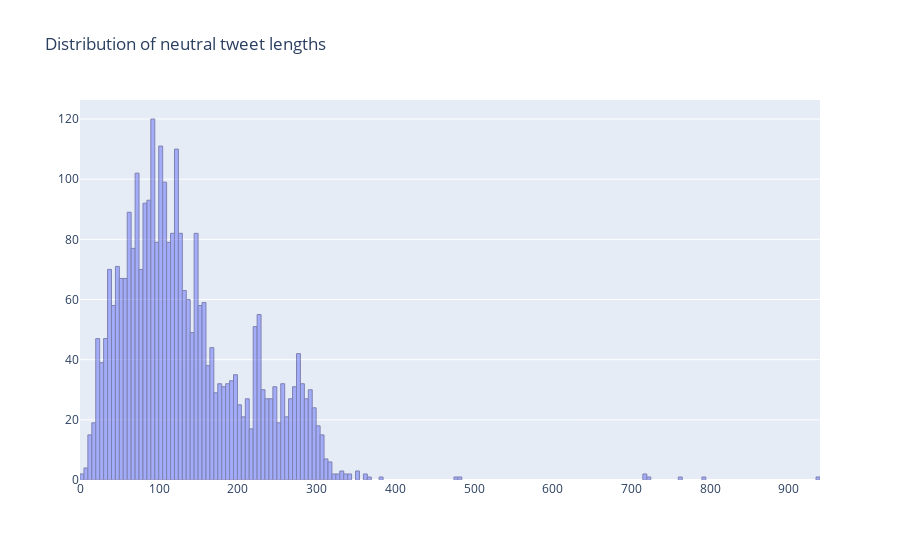
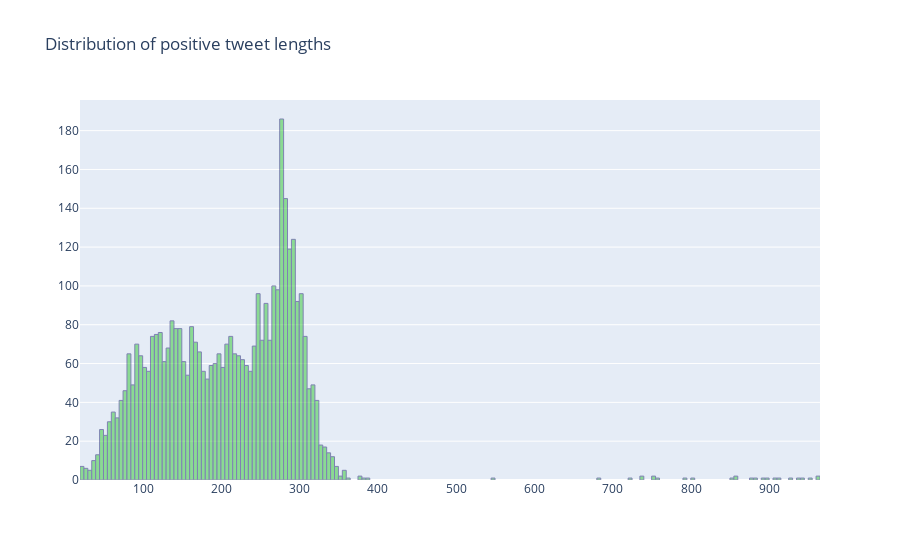
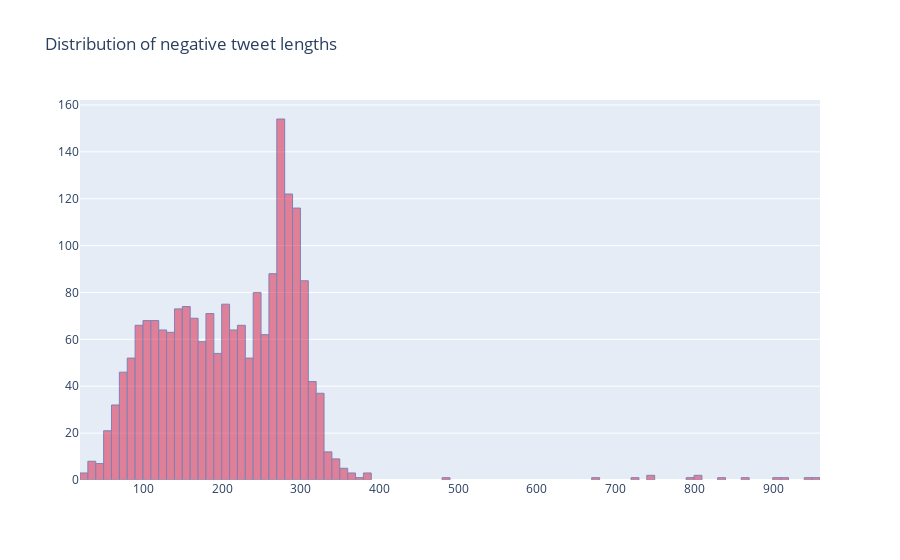

Notebook code cell kept with these figures, in order:
### Code cell
x1 = neutral.Length.values
x2 = positive.Length.values
x3 = negative.Length.values

fig = go.Figure(data=[go.Histogram(x=x1,
                                   marker_line_width=1, 
                                   marker_line_color="midnightblue", 
                                   xbins_size = 5,
                                   opacity = 0.5)])

fig.update_layout(title_text='Distribution of neutral tweet lengths')
fig.show()

fig = go.Figure(data=[go.Histogram(x=x2,
                                   marker_line_width=1, 
                                   marker_color='rgb(50,202,50)', 
                                   marker_line_color="midnightblue", 
                                   xbins_size = 5,
                                   opacity = 0.5)])

fig.update_layout(title_text='Distribution of positive tweet lengths')
fig.show()

fig = go.Figure(data=[go.Histogram(x=x3,
                                   marker_line_width=1, 
                                   marker_color='crimson', 
                                   marker_line_color="midnightblue", 
                                   opacity = 0.5)])

fig.update_layout(title_text='Distribution of negative tweet lengths')
fig.show()

### Figure 1 — Plotly figure (JSON) as saved in the notebook; plotly's stock layout.template omitted (floating-point values rounded to 4 significant figures; data arrays with more than 128 entries replaced by an {"elided": "..."} marker saying what was removed)
{"data": [{"marker": {"line": {"color": "midnightblue", "width": 1}}, "opacity": 0.5, "type": "histogram", "x": {"elided": "3104 int values"}, "xbins": {"size": 5}}], "layout": {"title": {"text": "Distribution of neutral tweet lengths"}}}

### Figure 2 — Plotly figure (JSON) as saved in the notebook; plotly's stock layout.template omitted (floating-point values rounded to 4 significant figures; data arrays with more than 128 entries replaced by an {"elided": "..."} marker saying what was removed)
{"data": [{"marker": {"color": "rgb(50,202,50)", "line": {"color": "midnightblue", "width": 1}}, "opacity": 0.5, "type": "histogram", "x": {"elided": "4035 int values"}, "xbins": {"size": 5}}], "layout": {"title": {"text": "Distribution of positive tweet lengths"}}}

### Figure 3 — Plotly figure (JSON) as saved in the notebook; plotly's stock layout.template omitted (floating-point values rounded to 4 significant figures; data arrays with more than 128 entries replaced by an {"elided": "..."} marker saying what was removed)
{"data": [{"marker": {"color": "crimson", "line": {"color": "midnightblue", "width": 1}}, "opacity": 0.5, "type": "histogram", "x": {"elided": "1988 int values"}}], "layout": {"title": {"text": "Distribution of negative tweet lengths"}}}
